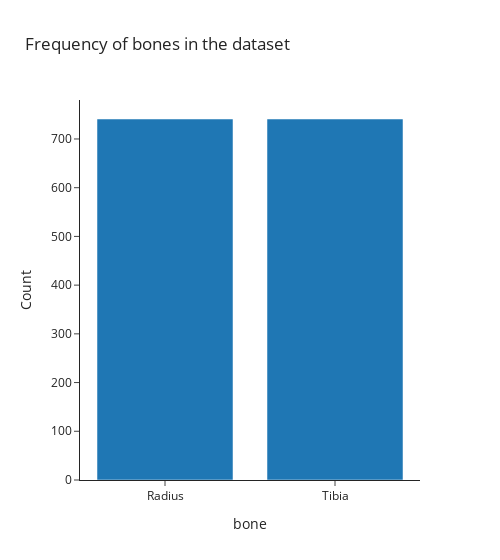

Notebook cell for this chart:
### Markdown cell above
### Nominal

### Code cell
# create a barplot with the frequency of locations
location_freq = data['bone'].value_counts().reset_index()
location_freq.columns = ['bone', 'count']  # rename columns for clarity

fig = px.bar(
    location_freq,
    x='bone',
    y='count',
    title='Frequency of bones in the dataset',
    width=500,
    )
fig.update_xaxes(title_text='bone')
fig.update_yaxes(title_text='Count')

fig.show()

### Figure 1 — Plotly figure (JSON) as saved in the notebook; plotly's stock layout.template omitted (floating-point values rounded to 4 significant figures)
{"data": [{"hovertemplate": "bone=%{x}<br>count=%{y}<extra></extra>", "legendgroup": "", "marker": {"color": "#1F77B4", "pattern": {"shape": ""}}, "name": "", "orientation": "v", "showlegend": false, "textposition": "auto", "type": "bar", "x": ["Radius", "Tibia"], "xaxis": "x", "y": [741, 741], "yaxis": "y"}], "layout": {"barmode": "relative", "legend": {"tracegroupgap": 0}, "title": {"text": "Frequency of bones in the dataset"}, "width": 500, "xaxis": {"anchor": "y", "domain": [0, 1], "title": {"text": "bone"}}, "yaxis": {"anchor": "x", "domain": [0, 1], "title": {"text": "Count"}}}}
